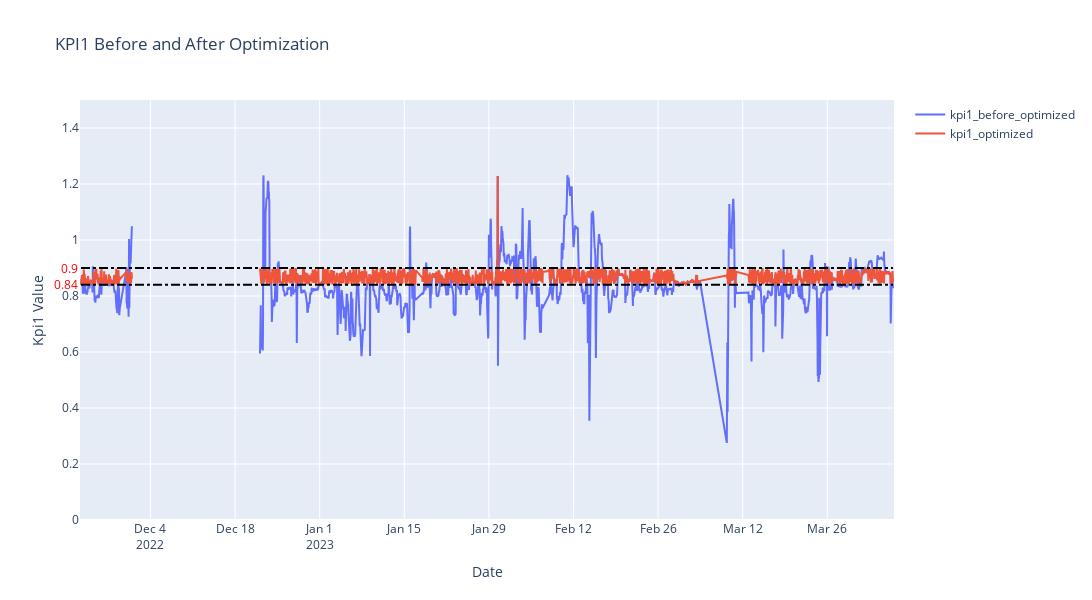

Here is the notebook cell this chart was saved with:
### Code cell
import plotly.graph_objects as go

trace1 = go.Scatter(x=kpi_optimized.index, y=kpi_before_optimized.values, name='kpi1_before_optimized')
trace2 = go.Scatter(x=kpi_optimized.index, y=kpi_optimized.values, name='kpi1_optimized')
layout = go.Layout(
    annotations=[
        dict(
            x=0,
            y=0.84,
            xref='paper',
            yref='y',
            text='0.84',
            showarrow=False,
            xanchor='right',
            yanchor='middle',
            font=dict(
                color='red'
            )
        ),
        dict(
            x=0,
            y=0.9,
            xref='paper',
            yref='y',
            text='0.9',
            showarrow=False,
            xanchor='right',
            yanchor='middle',
            font=dict(
                color='red'
            )
        )
    ]
)
fig = go.Figure(data=[trace1, trace2], layout=layout)
fig.update_layout(title='KPI1 Before and After Optimization',
                xaxis_title='Date',
                yaxis_title='Kpi1 Value',
                width=1200,
                height=600,
                yaxis=dict(
                    range=[0, 1.5],
                    showgrid=True
                    )
)
# Line Horizontal
fig.add_shape(
    type="line",
    x0=kpi_optimized.index[0],
    y0=0.84,
    x1=kpi_optimized.index[-1],
    y1=0.84,
    line=dict(
        color="black",
        width=2,
        dash="dashdot",
    ),
    name='target range'
)
fig.add_shape(
    type="line",
    x0=kpi_optimized.index[0],
    y0=0.9,
    x1=kpi_optimized.index[-1],
    y1=0.9,
    line=dict(
        color="black",
        width=2,
        dash="dashdot",
    ),
    name='target range'
)
fig.write_html(Config.result_generating.v4.visualization.kpi_before_and_after_optimization_path)
fig.show()

### Figure 1 — Plotly figure (JSON) as saved in the notebook; plotly's stock layout.template omitted (floating-point values rounded to 4 significant figures; data arrays with more than 128 entries replaced by an {"elided": "..."} marker saying what was removed)
{"data": [{"name": "kpi1_before_optimized", "type": "scatter", "x": {"elided": "2604 str values"}, "y": {"elided": "2604 float values"}}, {"name": "kpi1_optimized", "type": "scatter", "x": {"elided": "2604 str values"}, "y": {"elided": "2604 float values"}}], "layout": {"annotations": [{"font": {"color": "red"}, "showarrow": false, "text": "0.84", "x": 0, "xanchor": "right", "xref": "paper", "y": 0.84, "yanchor": "middle", "yref": "y"}, {"font": {"color": "red"}, "showarrow": false, "text": "0.9", "x": 0, "xanchor": "right", "xref": "paper", "y": 0.9, "yanchor": "middle", "yref": "y"}], "height": 600, "shapes": [{"line": {"color": "black", "dash": "dashdot", "width": 2}, "name": "target range", "type": "line", "x0": "2022-11-22T12:00:00", "x1": "2023-04-05T21:00:00", "y0": 0.84, "y1": 0.84}, {"line": {"color": "black", "dash": "dashdot", "width": 2}, "name": "target range", "type": "line", "x0": "2022-11-22T12:00:00", "x1": "2023-04-05T21:00:00", "y0": 0.9, "y1": 0.9}], "title": {"text": "KPI1 Before and After Optimization"}, "width": 1200, "xaxis": {"title": {"text": "Date"}}, "yaxis": {"range": [0, 1.5], "showgrid": true, "title": {"text": "Kpi1 Value"}}}}
